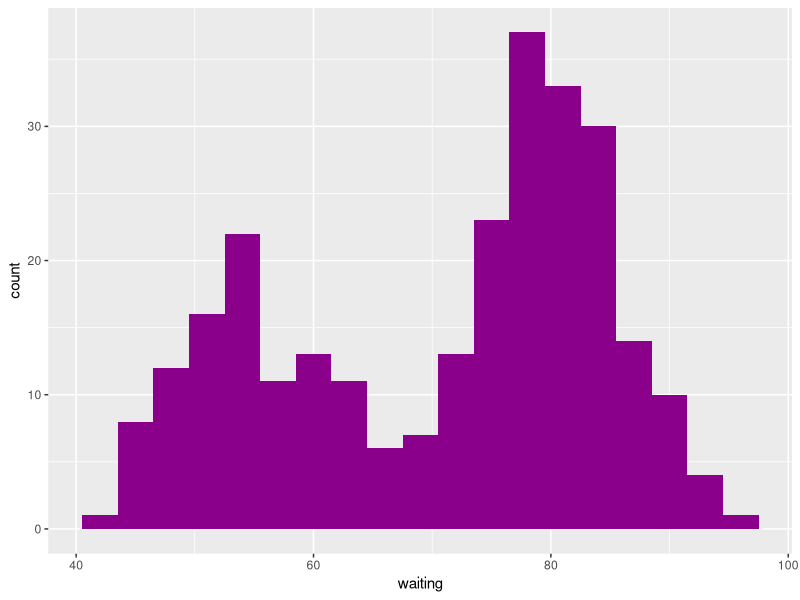

Write the R code that produced this figure.
## ---- chunk 1
knitr::opts_chunk$set(echo = TRUE)
## ---- chunk 2
# Load data
str(faithful)
## ---- chunk 3
# Data Visualization
library(ggplot2)
ggplot(faithful, aes(x = waiting)) + geom_histogram(binwidth = 3, fill = 'darkmagenta') 

